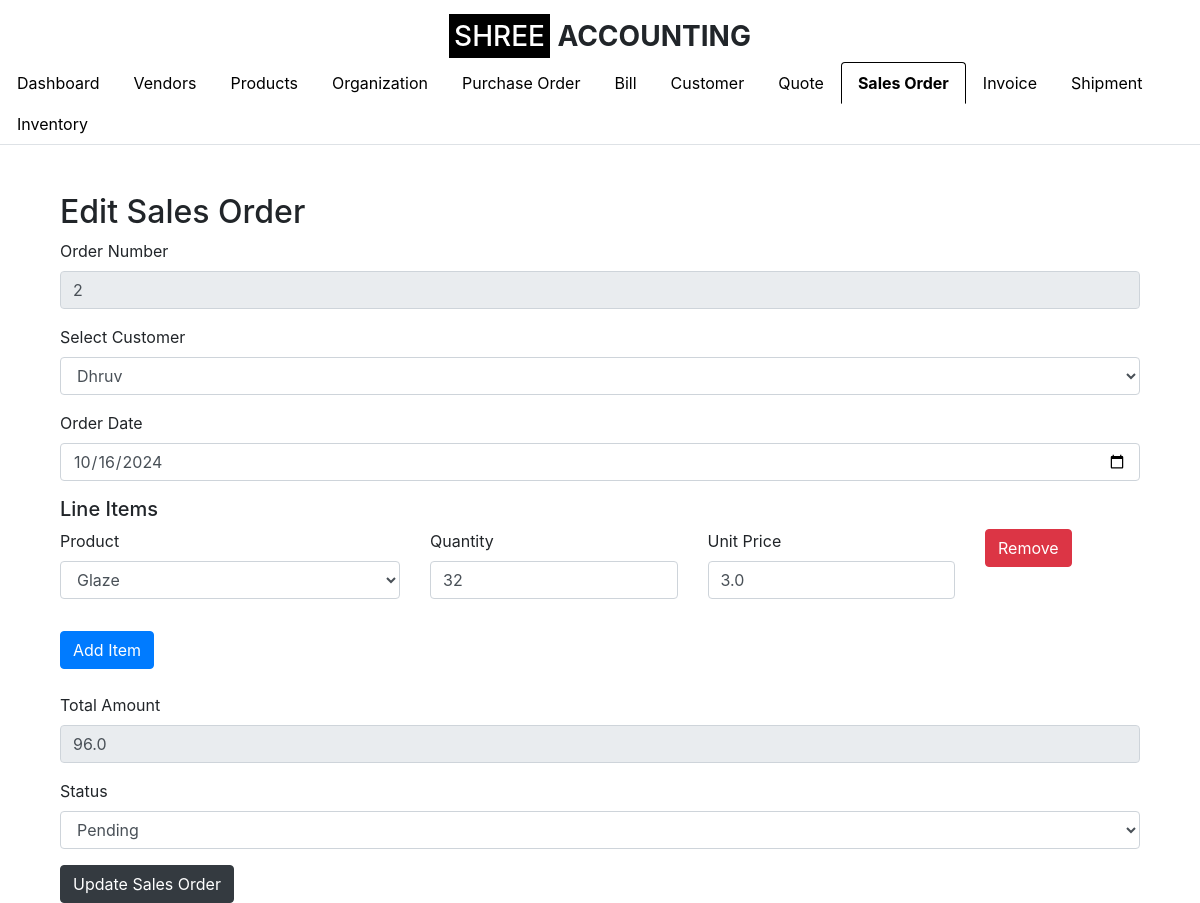
The page /edit_sales_order/1 (signed in) on the database as committed earlier.
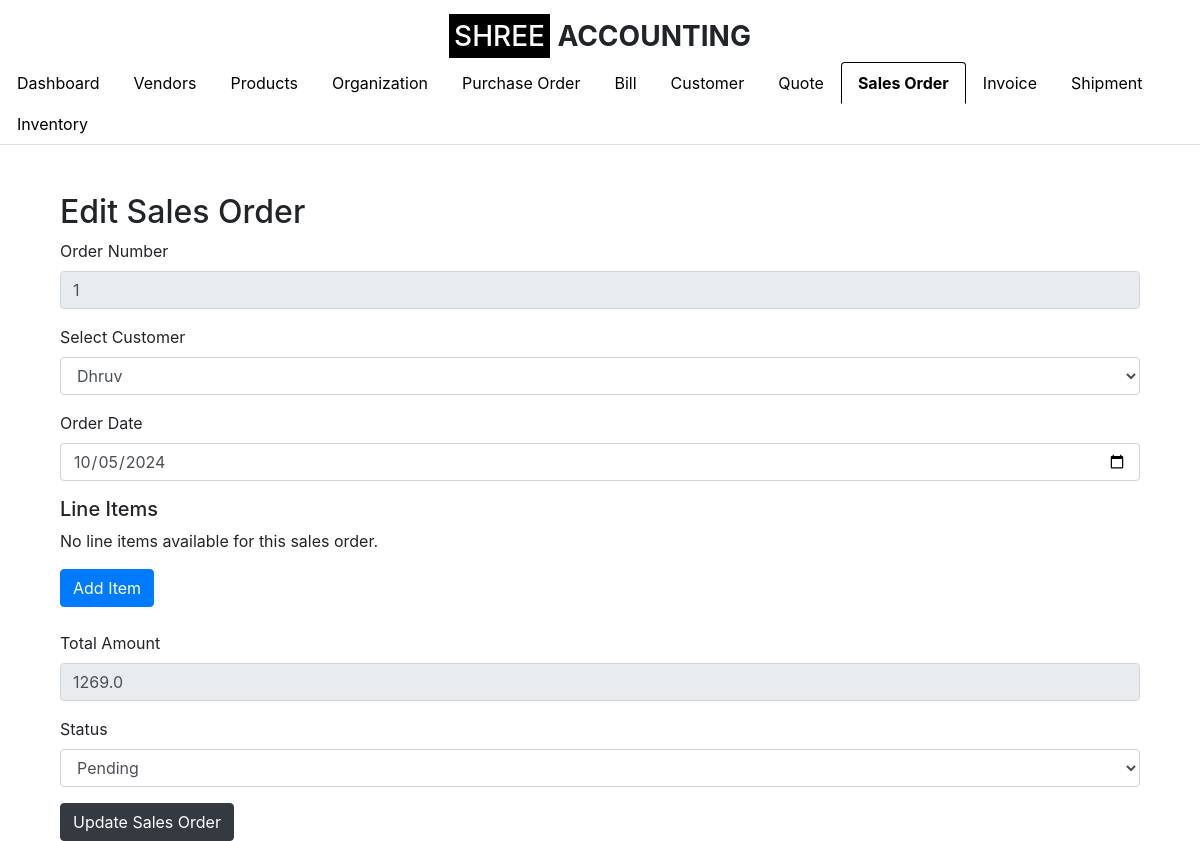
The same page on the database as committed later.
### app.py (models this page shows, shortened)
class SalesOrder(db.Model):
    __tablename__ = 'sales_order'
    id = db.Column(db.Integer, primary_key=True)
    order_number = db.Column(db.String(50), nullable=False, unique=True)
    customer_id = db.Column(db.Integer, db.ForeignKey('customer.id'), nullable=False)
    order_date = db.Column(db.Date, nullable=False)
    total_amount = db.Column(db.Float, nullable=False)
    status = db.Column(db.String(50), nullable=False, default='Draft')
    organization_id = db.Column(db.Integer, db.ForeignKey('setup_organization.id'), nullable=False)
    quote_id = db.Column(db.Integer, db.ForeignKey('quote.id'),
                         nullable=True)  # Nullable if not all Sales Orders are created from Quotes
    customer = db.relationship('Customer', backref=db.backref('sales_orders', lazy=True))
    organization = db.relationship('SetupOrganization', backref=db.backref('sales_orders', lazy=True))
    quote = db.relationship('Quote', backref=db.backref('sales_orders', lazy=True))  # Establish relationship with Quote
    line_items = db.relationship('SalesOrderLineItem', backref='order_ref', lazy=True, cascade="all, delete-orphan")

class SalesOrderLineItem(db.Model):
    __tablename__ = 'sales_order_line_item'
    id = db.Column(db.Integer, primary_key=True)
    sales_order_id = db.Column(db.Integer, db.ForeignKey('sales_order.id'), nullable=False)
    product_id = db.Column(db.Integer, db.ForeignKey('product.id'), nullable=False)  # Add product_id as FK
    quantity = db.Column(db.Integer, nullable=False)
    unit_price = db.Column(db.Float, nullable=False)
    product = db.relationship('Product', backref=db.backref('sales_order_line_items', lazy=True))
    sales_order = db.relationship('SalesOrder', backref=db.backref('sales_order_line_items', lazy=True))

class Product(db.Model):
    id = db.Column(db.Integer, primary_key=True)
    product_name = db.Column(db.String(100), nullable=False)
    description = db.Column(db.String(255), nullable=True)
    product_code = db.Column(db.String(50), nullable=False, unique=True)
    sku = db.Column(db.String(50), nullable=True)  # Include SKU
    unit = db.Column(db.String(20), nullable=False)
    category = db.Column(db.String(50), nullable=False)  # e.g., Consumable, Trading, etc.
    product_type = db.Column(db.String(50), nullable=False)  # e.g., Finished Product, Service, Raw Material
    brand = db.Column(db.String(50), nullable=True)
    unit_price = db.Column(db.Float, nullable=False)
    cost_price = db.Column(db.Float, nullable=True)
    quantity_in_stock = db.Column(db.Integer, nullable=False, default=0)
    reorder_level = db.Column(db.Integer, nullable=True, default=10)
    gst_rate = db.Column(db.Float, nullable=True)
    hsn_code = db.Column(db.String(20), nullable=True)
    supplier = db.Column(db.String(100), nullable=True)
    status = db.Column(db.String(20), nullable=False, default='Active')
    created_at = db.Column(db.DateTime, default=datetime.utcnow)
    updated_at = db.Column(db.DateTime, default=datetime.utcnow, onupdate=datetime.utcnow)
    organization_id = db.Column(db.Integer, db.ForeignKey('setup_organization.id'), nullable=False)
    organization = db.relationship('SetupOrganization', backref=db.backref('products', lazy=True))

class Customer(db.Model):
    id = db.Column(db.Integer, primary_key=True)
    customer_name = db.Column(db.String(100), nullable=False)
    company_name = db.Column(db.String(100), nullable=False)
    email_id = db.Column(db.String(100), nullable=False)
    phone_number = db.Column(db.String(15), nullable=False)
    address = db.Column(db.String(255), nullable=False)
    gst_number = db.Column(db.String(15), nullable=True)  # GST Number is optional
    organization_id = db.Column(db.Integer, db.ForeignKey('organization.id'), nullable=False)
    organization = db.relationship('Organization', backref=db.backref('customers', lazy=True))

### app.py (the view)
    def wrap(*args, **kwargs):
        if 'logged_in' in session:
            return f(*args, **kwargs)
        else:
            flash('Please log in first.', 'warning')
            return redirect(url_for('login'))

### app.py (called while the page is built, shortened)
def login_required(f):
    def wrap(*args, **kwargs):
        if 'logged_in' in session:
            return f(*args, **kwargs)
        else:
            flash('Please log in first.', 'warning')
            return redirect(url_for('login'))
    wrap.__name__ = f.__name__
    return wrap

@app.route('/edit_sales_order/<int:sales_order_id>', methods=['GET', 'POST'])
@login_required
def edit_sales_order(sales_order_id):
    organization_id = session.get('organization_id')
    sales_order = SalesOrder.query.filter_by(id=sales_order_id, organization_id=organization_id).first_or_404()
    line_items = SalesOrderLineItem.query.filter_by(sales_order_id=sales_order_id).all()
    print("Line Items Retrieved: ", line_items)
    customers = Customer.query.filter_by(organization_id=organization_id).all()
    products = Product.query.filter_by(organization_id=organization_id).all()  # Get products for organization
    return render_template(
        'edit_sales_order.html',
        sales_order=sales_order,
        line_items=line_items,
        customers=customers,
        products=products,
        show_logo=True,
        active_tab='sales_order'
    )

### templates/edit_sales_order.html (shortened to what this page needs)
{% extends "base.html" %}
{% block content %}
<div class="container mt-5">
    <h2>Edit Sales Order</h2>
    <form method="POST" action="{{ url_for('edit_sales_order', sales_order_id=sales_order.id) }}">
        <div class="form-group">
            <label for="order_number">Order Number</label>
            <input type="text" class="form-control" id="order_number" name="order_number" value="{{ sales_order.order_number }}" readonly>
        </div>
        <div class="form-group">
            <label for="customer_id">Select Customer</label>
            <select class="form-control" id="customer_id" name="customer_id" required>
                {% for customer in customers %}
                <option value="{{ customer.id }}" {% if sales_order.customer_id == customer.id %}selected{% endif %}>
                    {{ customer.customer_name }}
                </option>
                {% endfor %}
            </select>
        </div>
        <div class="form-group">
            <label for="order_date">Order Date</label>
            <input type="date" class="form-control" id="order_date" name="order_date" value="{{ sales_order.order_date }}" required>
        </div>
        <div id="line-items-section">
            <h5>Line Items</h5>
            {% if not line_items %}
            <p>No line items available for this sales order.</p>
            {% endif %}
            {% for line_item in line_items %}
            <div class="line-item row mb-3">
                <div class="form-group col-md-4">
                    <label for="product_id_{{ loop.index }}">Product</label>
                    <select class="form-control" name="product_id[]" id="product_id_{{ loop.index }}" required>
                        {% for product in products %}
                        <option value="{{ product.id }}" {% if line_item.product_id == product.id %}selected{% endif %}>
                            {{ product.product_name }}
                        </option>
                        {% endfor %}
                    </select>
                </div>
                <div class="form-group col-md-3">
                    <label for="quantity_{{ loop.index }}">Quantity</label>
                    <input type="number" class="form-control" name="quantity[]" id="quantity_{{ loop.index }}" placeholder="Quantity" min="1" value="{{ line_item.quantity }}" required oninput="calculateTotal()">
                </div>
                <div class="form-group col-md-3">
                    <label for="unit_price_{{ loop.index }}">Unit Price</label>
                    <input type="number" class="form-control" name="unit_price[]" id="unit_price_{{ loop.index }}" placeholder="Unit Price" step="0.01" value="{{ line_item.unit_price }}" required oninput="calculateTotal()">
                </div>
                <div class="form-group col-md-2">
                    <button type="button" class="btn btn-danger remove-item">Remove</button>
                </div>
            </div>
            {% endfor %}
        </div>
        <button type="button" class="btn btn-primary" id="add-item-btn">Add Item</button>
        <div class="form-group mt-4">
            <label for="total_amount">Total Amount</label>
            <input type="number" class="form-control" id="total_amount" name="total_amount" step="0.01" value="{{ sales_order.total_amount }}" required readonly>
        </div>
        <div class="form-group">
            <label for="status">Status</label>
            <select class="form-control" id="status" name="status" required>
                <option value="Pending" {% if sales_order.status == 'Pending' %}selected{% endif %}>Pending</option>
            </select>
        </div>
        <button type="submit" class="btn btn-dark">Update Sales Order</button>
    </form>
</div>
{% endblock %}

Rows that differ between the two databases and show on the page:
no longer on this page (row edited): SalesOrderLineItem: product.product_name "Glaze", quantity "32", unit_price "3.0"
changed SalesOrder "Pending": order_number "2" → "1"; order_date "10/16/2024" → "10/05/2024"; total_amount "96.0" → "1269.0"
Other text that changed with them:
text now shown: "No line items available for this sales order."
